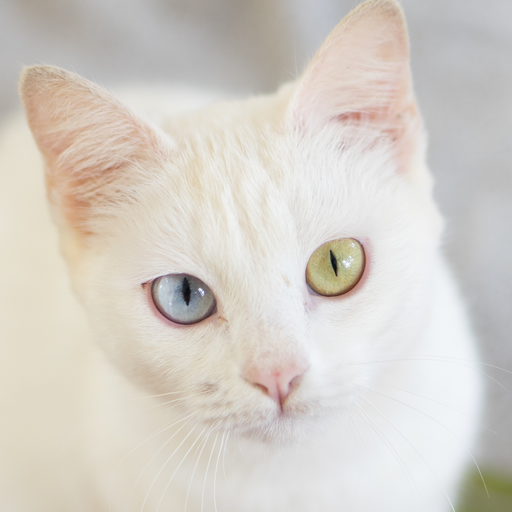
//> input picture flickr_cat_000016.png, 512 x 512 px
$ ./Q2   (built with g++ and OpenCV 4)
//> lines starting //> are read from the running program, lines starting //| are printed output that depends on the picture
#include <iostream>
#include <opencv2/opencv.hpp>
#include <chrono>  // For execution time measurement

#define K 3  // Kernel size

using namespace std;
using namespace cv;
using namespace chrono;

// Vertical edge detection kernel
float kernel[K][K] = {
    {1, 0, -1},
    {1, 0, -1},
    {1, 0, -1}
};

Mat applyConvolution(const Mat &image) {
    int M = image.rows, N = image.cols;
    Mat output = Mat::zeros(M, N, CV_32F);

    int pad = K / 2;

    for (int i = 0; i < M; i++) {
        for (int j = 0; j < N; j++) {
            float sum = 0;

            for (int ki = -pad; ki <= pad; ki++) {
                for (int kj = -pad; kj <= pad; kj++) {
                    int ni = i + ki, nj = j + kj;

                    if (ni >= 0 && ni < M && nj >= 0 && nj < N) {
                        sum += image.at<uchar>(ni, nj) * kernel[ki + pad][kj + pad];
                    }
                }
            }

            output.at<float>(i, j) = sum;
        }
    }

    return output;
}

int main() {

    string imagePath = "flickr_cat_000016.png";
    Mat image = imread(imagePath, IMREAD_GRAYSCALE);
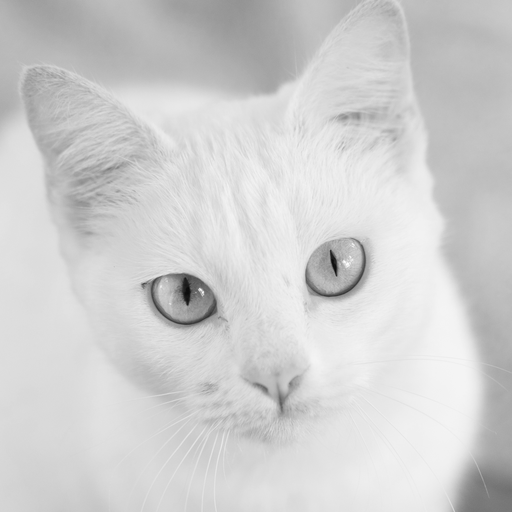
//> image: 512 rows x 512 cols, CV_8UC1; min 11, max 254, mean 207.4

    if (image.empty()) {
        cout << "Error: Could not load image from " << imagePath << "\n";
        return -1;
    }

    auto start = high_resolution_clock::now();

    Mat output = applyConvolution(image);
//> after the loop in applyConvolution, `for (int i = 0; i < M; i++)`:
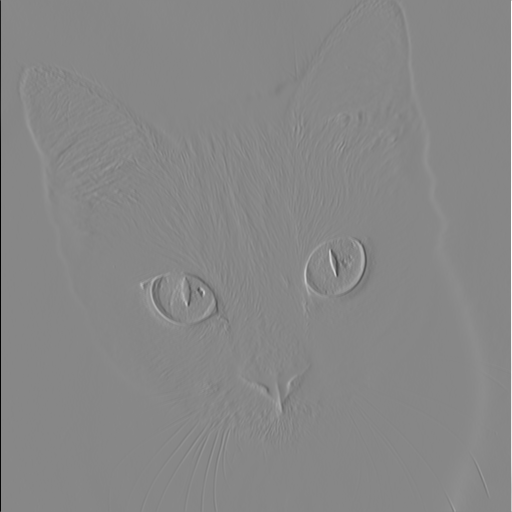
//> output: 512 rows x 512 cols, CV_32FC1; min -680, max 601, mean 0.2; drawn with min black and max white

    auto stop = high_resolution_clock::now();
    auto duration = duration_cast<milliseconds>(stop - start);

    normalize(output, output, 0, 255, NORM_MINMAX);
    output.convertTo(output, CV_8U);
//> output: 512 rows x 512 cols, CV_8UC1

    string outputPath = "C:\\Users\\Dell\\Desktop\\22i-1175_F_A3\\edge_detected.png";
    imwrite(outputPath, output);

    imshow("Original Image", image);
    imshow("Edge Detection Result", output);

    cout << "Edge detection completed. Output saved at: " << outputPath << endl;
    cout << "Execution time: " << duration.count() << " ms" << endl;

    waitKey(0);
    return 0;
}
